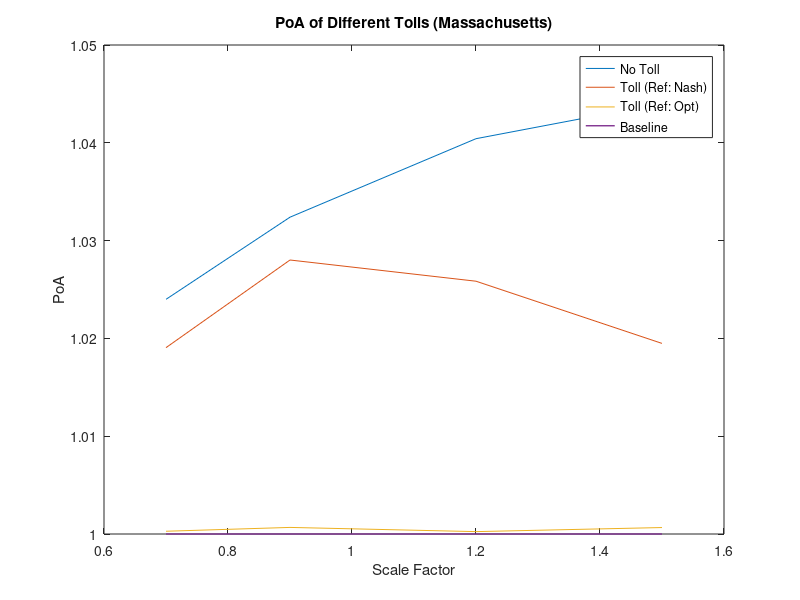

Reproduce this figure in MATLAB.
clc
close all
clear all

nameNetwork = 'Massachusetts';
% nameNetwork = 'SiouxFalls';
nameCSV = ['resMat' nameNetwork '.csv'];

% csv = readmatrix(nameCSV);

csv = [0.7000000000, 0.9000000000, 1.2000000000, 1.5000000000;
       18820.515160, 25036.437964, 35174.850360, 46908.841894;
       18379.512167, 24250.848933, 33808.300371, 44930.474642;
       18729.723740, 24930.256670, 34682.177289, 45806.106076;
       18384.705815, 24267.185768, 33816.554534, 44960.166492];

scaleFactor = csv(1, :);
Nash = csv(2, :);
Opt = csv(3, :);
Toll1 = csv(4, :);
Toll2 = csv(5,: );

POA  = Nash  ./ Opt;
POA1 = Toll1 ./ Opt;
POA2 = Toll2 ./ Opt;
Ones = ones(numel(scaleFactor), 1);

plot(scaleFactor, POA, scaleFactor, POA1, scaleFactor, POA2, scaleFactor, Ones, 'LineWidth', 1)
xlabel('Scale Factor')
ylabel('PoA')
nameTitle = ['PoA of Different Tolls (' nameNetwork ')'];
title(nameTitle)
legend('No Toll', 'Toll (Ref: Nash)', 'Toll (Ref: Opt)', 'Baseline')